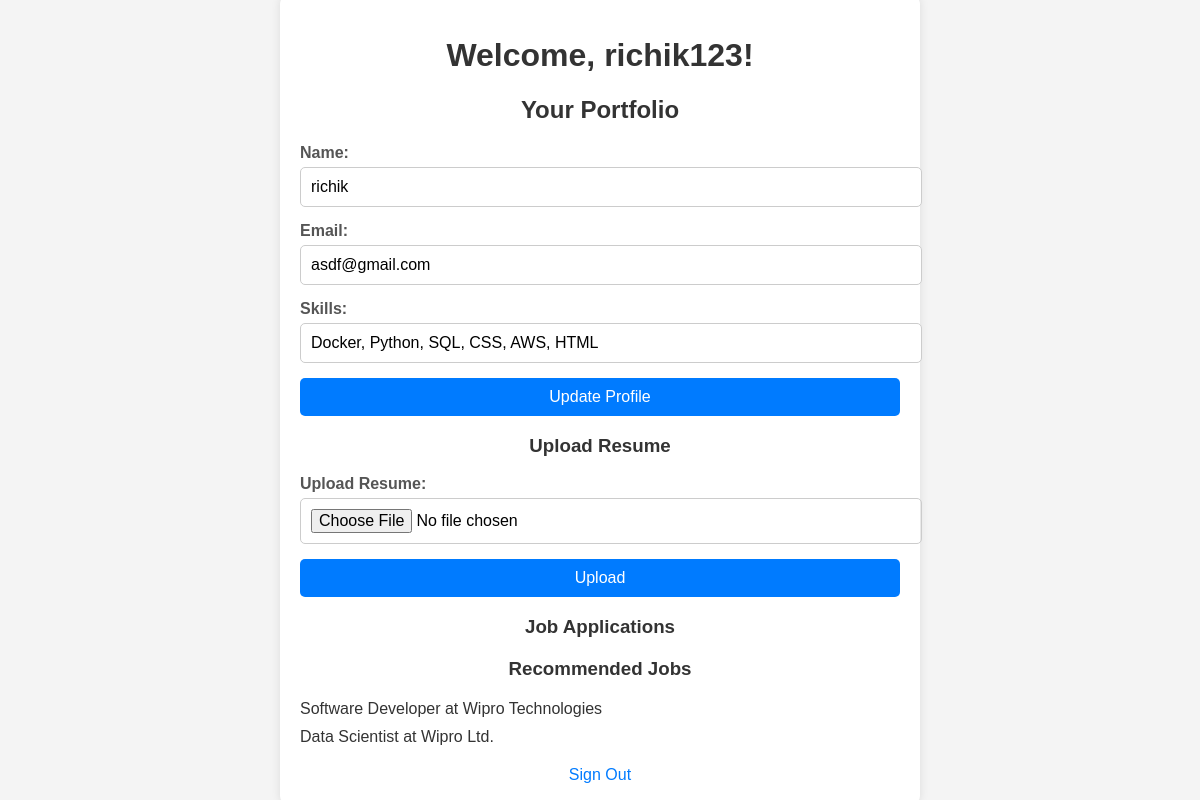
The app's page /user/user_dashboard (signed in), older data.
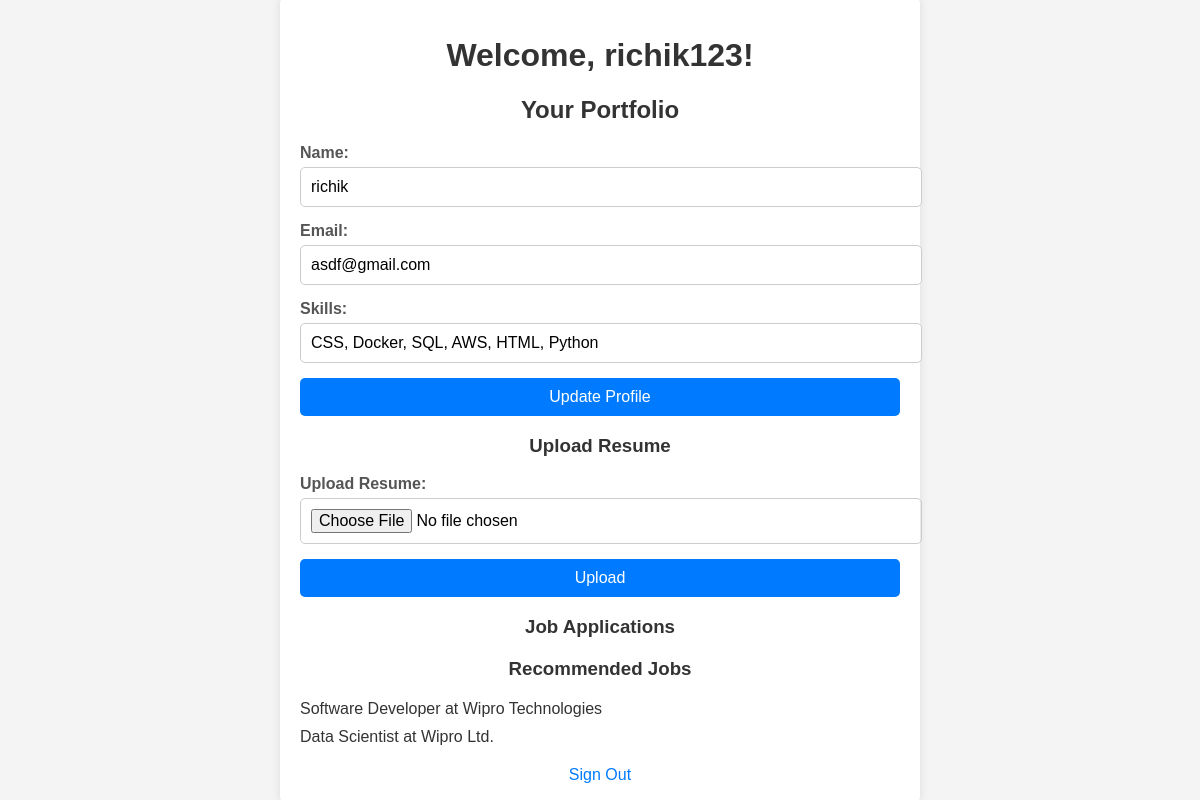
The same page, newer data.
### tables this page shows
CREATE TABLE users (
                id INTEGER PRIMARY KEY AUTOINCREMENT,
                username TEXT UNIQUE NOT NULL,
                password TEXT NOT NULL,
                name TEXT NOT NULL,
                email TEXT NOT NULL,
                skills Text,
                is_admin INTEGER DEFAULT 0
            );

### user.py (the view)
@user_blueprint.route('/user_dashboard')
def user_dashboard():
    if 'username' not in session:
        return redirect(url_for('auth.sign_in'))
    username = session['username']
    user_info = get_user_info(username)
    job_applications = get_job_applications(username)
    if user_info:
        recommended_jobs = generate_recommendations(user_info['skills'])  # AI recommendations
    else:
        recommended_jobs = []
    return render_template('user_dashboard.html', username=username, user_info=user_info, job_applications=job_applications, recommended_jobs=recommended_jobs)

### ai_module.py (called while the page is built)
def generate_recommendations(skills):
    return [
        {'position': 'Software Developer', 'company': 'Wipro Technologies'},
        {'position': 'Data Scientist', 'company': 'Wipro Ltd.'}
    ]

### create_db.py (called while the page is built)
def get_db():
    conn = sqlite3.connect(DATABASE)
    conn.row_factory = sqlite3.Row
    return conn

### user.py (called while the page is built)
def get_user_info(username):
    db = get_db()
    user_info = db.execute('SELECT name, email, skills FROM users WHERE username = ?', (username,)).fetchone()
    return dict(user_info)

def get_job_applications(username):
    db = get_db()
    job_applications = db.execute('''
        SELECT ja.position, ja.company
        FROM job_applications ja
        JOIN user_applications ua ON ja.id = ua.job_id
        JOIN users u ON ua.user_id = u.id
        WHERE u.username = ?
    ''', (username,)).fetchall()
    return job_applications

### templates/user_dashboard.html (shortened to what this page needs)
<!DOCTYPE html>
<html lang="en">
<head>
<link rel="stylesheet" href="{{ url_for('static', filename='user_dashboard.css') }}">
</head>
<body>
<div class="dashboard-container">
<h1>Welcome, {{ username }}!</h1>
<h2>Your Portfolio</h2>
<form method="POST" action="{{ url_for('user.update_profile') }}">
<label for="name">Name:</label>
<input type="text" id="name" name="name" value="{{ user_info.get('name', '') }}" required>
<label for="email">Email:</label>
<input type="email" id="email" name="email" value="{{ user_info.get('email', '') }}" required>
<label for="skills">Skills:</label>
<input type="text" id="skills" name="skills" value="{{ user_info.get('skills', '') }}" required>
<button type="submit">Update Profile</button>
</form>
<h3>Upload Resume</h3>
<form method="POST" action="{{ url_for('user.upload_resume') }}" enctype="multipart/form-data">
<label for="resume">Upload Resume:</label>
<input type="file" id="resume" name="resume" accept=".pdf, .doc, .docx, .pages, .txt, .rtf" required>
<button type="submit">Upload</button>
</form>
<h3>Job Applications</h3>
<h3>Recommended Jobs</h3>
<ul>
           {% for job in recommended_jobs %}
<li>{{ job.position }} at {{ job.company }}</li>
           {% endfor %}
</ul>
<a href="{{ url_for('auth.sign_out') }}" class="sign-out-link">Sign Out</a>
</div>
</body>
</html>

### static/user_dashboard.css (style rules this page uses)
body { font-family: Arial, sans-serif; background-color: #f4f4f4; margin: 0; padding: 0; display: flex; justify-content: center; align-items: center; height: 100vh; }
.dashboard-container { width: 100%; max-width: 600px; padding: 20px; background-color: #fff; border-radius: 8px; box-shadow: 0 0 10px rgba(0, 0, 0, 0.1); }
h1, h2, h3 { color: #333; text-align: center; }
label { display: block; font-weight: bold; margin-bottom: 5px; color: #555; }
input[type="text"], input[type="email"], input[type="file"] { width: 100%; padding: 10px; margin-bottom: 15px; border: 1px solid #ccc; border-radius: 5px; font-size: 1em; }
button { width: 100%; padding: 10px; background-color: #007BFF; border: none; border-radius: 5px; color: white; font-size: 1em; cursor: pointer; }
ul { list-style: none; padding: 0; margin: 20px 0; }
ul li { margin-bottom: 10px; color: #333; }
.sign-out-link { display: block; text-align: center; margin-top: 20px; color: #007BFF; text-decoration: none; }

Row changes from the older to the newer data that the page shows:
changed users "richik123": skills "Docker, Python, SQL, CSS, AWS, HTML" → "CSS, Docker, SQL, AWS, HTML, Python"
